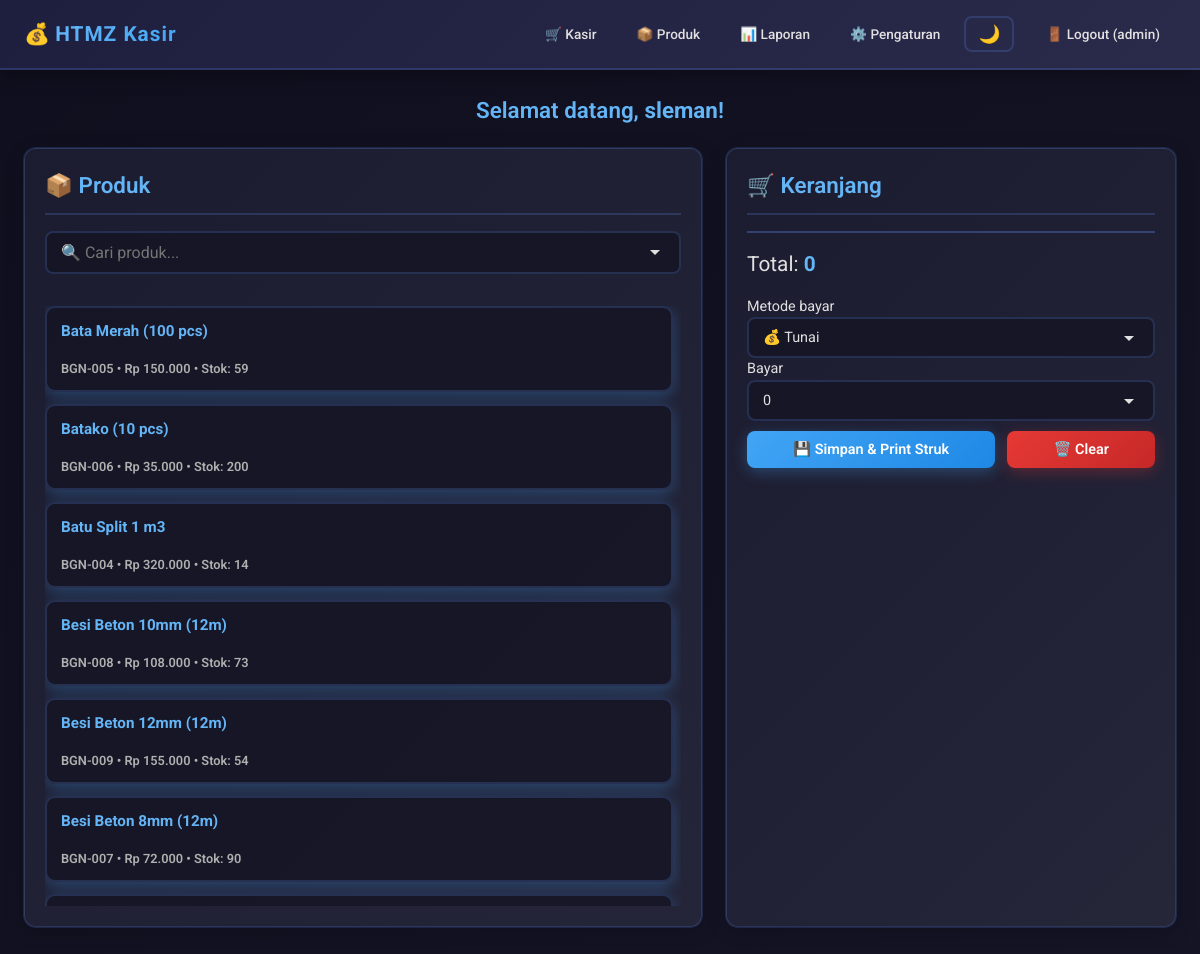
Screenshot of /cashier (signed in) with the database file from the repository.
### models.py (models this page shows)
class Product(Base):
    __tablename__ = "products"
    id = Column(Integer, primary_key=True)
    code = Column(String, unique=True, nullable=False)
    name = Column(String, nullable=False)
    price = Column(Float, nullable=False, default=0)  # Harga jual
    cost_price = Column(Float, nullable=False, default=0)  # Harga asli/harga beli
    stock = Column(Integer, nullable=False, default=0)
    status = Column(String, default="active")  # active/inactive

### app.py (the view)
@app.get("/cashier", response_class=HTMLResponse)
def cashier_page(request: Request, err: str = None, db: Session = Depends(get_db)):
    r = require_login(request)
    if r: return r
    products = db.query(Product).filter(Product.status == "active").order_by(Product.name.asc()).all()
    settings = db.query(Setting).first()
    error_msg = None
    if err == "empty":
        error_msg = "Keranjang kosong!"
    elif err == "paid-less":
        error_msg = "Jumlah bayar kurang dari total!"
    elif err == "invalid":
        error_msg = "Data keranjang tidak valid!"
    return templates.TemplateResponse("cashier.html", {"request": request, "products": products, "user": request.session["user"], "error": error_msg, "settings": settings})

### templates/cashier.html (shortened to what this page needs)
{% extends "layout.html" %}
{% block content %}
<div class="welcome-message">Selamat datang, <b>{{ user.display_name if user.display_name else user.username }}</b>!</div>
<div class="grid2">
  <div class="card">
    <h2>📦 Produk</h2>
    <input id="search" placeholder="🔍 Cari produk..." oninput="filterProducts()" style="font-size: 1rem;">
    <div id="productList" class="plist">
      {% for p in products %}
      <button class="pitem" onclick='addToCart("{{p.code}}","{{p.name}}",{{p.price}})'>
        <b>{{ p.name }}</b><br>
        <small>{{ p.code }} • Rp {{ p.price | format_idr }} • Stok: {{ p.stock }}</small>
      </button>
      {% endfor %}
    </div>
  </div>
  <div class="card">
    <h2>🛒 Keranjang</h2>
    <div class="total">
      <div>Total: <b id="total">0</b></div>
    </div>
    <form method="post" action="/checkout" onsubmit="submitCheckout(event); return false;">
      <label>Metode bayar</label>
      <select name="payment_method">
        <option value="cash">💰 Tunai</option>
      </select>
      <label>Bayar</label>
      <input name="paid" id="paid" type="text" step="0.01" value="0" required onkeyup="formatInputRupiah(this)" onblur="formatInputRupiah(this)" onfocus="unformatInputRupiah(this)" data-original-type="number">
      <div class="form-actions">
        <button type="submit">💾 Simpan & Print Struk</button>
        <button type="button" class="danger" onclick="clearCart()">🗑️ Clear</button>
      </div>
    </form>
  </div>
</div>
{% endblock %}

### static/style.css (style rules this page uses)
* { box-sizing: border-box; font-family: 'Roboto', sans-serif; }
:root { --bg-primary: linear-gradient(135deg, #0f0f1e 0%, #1a1a2e 100%); --bg-secondary: linear-gradient(135deg, rgba(30, 30, 50, 0.9) 0%, rgba(40, 40, 60, 0.9) 100%); --bg-topbar: linear-gradient(135deg, #1e1e3f 0%, #2a2a4a 100%); --text-primary: #e0e0e0; --text-secondary: #b0b0b0; --border-color: rgba(100, 150, 255, 0.2); --accent-color: #64b5f6; --input-bg: rgba(20, 20, 35, 0.8); --table-bg: rgba(20, 20, 35, 0.5); }
body { font-family: 'Roboto', sans-serif; margin: 0; background: var(--bg-primary); color: var(--text-primary); min-height: 100vh; line-height: 1.5; font-size: 0.9rem; transition: background 0.3s ease, color 0.3s ease; }
.card { background: var(--bg-secondary); border: 1px solid var(--border-color); border-radius: 12px; padding: 20px; box-shadow: 0 4px 20px rgba(0, 0, 0, 0.2), 0 0 0 1px var(--border-color); transition: transform 0.3s ease, box-shadow 0.3s ease, background 0.3s ease, border-color 0.3s ease; }
.card h2 { margin-top: 0; margin-bottom: 16px; color: var(--accent-color); font-size: 1.4rem; font-weight: 600; border-bottom: 2px solid var(--border-color); padding-bottom: 10px; transition: color 0.3s ease, border-color 0.3s ease; }
.grid2 { display: grid; grid-template-columns: 1fr 450px; gap: 24px; }
.form-actions { display: flex; gap: 12px; justify-content: flex-end; margin-top: 10px; }
.form-actions button, .form-actions a { flex-grow: 1; }
input, select, textarea { padding: 10px 14px; border-radius: 8px; border: 2px solid var(--border-color); background: var(--input-bg); color: var(--text-primary); font-family: 'Roboto', sans-serif; font-size: 0.9rem; transition: all 0.3s ease; width: 100%; appearance: none; -webkit-appearance: none; -moz-appearance: none; background-repeat: no-repeat; background-position: right 12px center; padding-right: 40px; }
button { cursor: pointer; background: linear-gradient(135deg, #42a5f5 0%, #1e88e5 100%); color: white; border: none; padding: 10px 20px; border-radius: 8px; font-family: 'Roboto', sans-serif; font-weight: 600; font-size: 0.9rem; transition: all 0.3s ease; box-shadow: 0 4px 15px rgba(66, 165, 245, 0.3); }
.danger { background: linear-gradient(135deg, #e53935 0%, #c62828 100%); box-shadow: 0 4px 15px rgba(229, 57, 53, 0.3); }
.plist { display: flex; flex-direction: column; gap: 12px; margin-top: 16px; max-height: 600px; overflow-y: auto; padding-right: 8px; }
.pitem { text-align: left; padding: 14px; background: var(--input-bg); border: 2px solid var(--border-color); border-radius: 10px; transition: all 0.3s ease; cursor: pointer; width: 100%; font-size: 0.85rem; }
.pitem b { color: var(--accent-color); font-size: 0.95rem; display: block; margin-bottom: 4px; transition: color 0.3s ease; }
.pitem small { color: var(--text-secondary); font-size: 0.8rem; transition: color 0.3s ease; }
.total { padding: 16px 0; font-size: 1.3rem; border-top: 2px solid rgba(100, 150, 255, 0.3); margin-top: 12px; }
.total b { color: var(--accent-color); font-size: 1.3rem; transition: color 0.3s ease; }
.welcome-message { font-size: 1.4rem; font-weight: 600; color: var(--accent-color); margin-bottom: 20px; text-align: center; transition: color 0.3s ease; }
#search { margin-bottom: 16px; }

### rows the page displays
Product: name "Bata Merah (100 pcs)", code "BGN-005", price "150.000", stock "59"
Product: name "Batako (10 pcs)", code "BGN-006", price "35.000", stock "200"
Product: name "Batu Split 1 m3", code "BGN-004", price "320.000", stock "14"
Product: name "Besi Beton 10mm (12m)", code "BGN-008", price "108.000", stock "73"
Product: name "Besi Beton 12mm (12m)", code "BGN-009", price "155.000", stock "54"
Product: name "Besi Beton 8mm (12m)", code "BGN-007", price "72.000", stock "90"

### other values shown
{{ user.username }} "admin"
{{ user.display_name if user.display_name else user.username }} "sleman"
